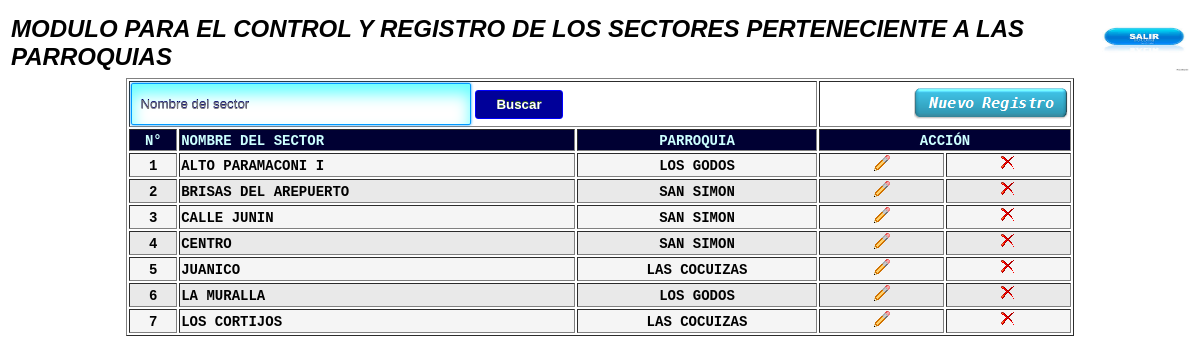
Page /vista/page_sectores.php on the committed database.
### tables this page shows
CREATE TABLE IF NOT EXISTS `sectores` (
  `id_sector` int(5) NOT NULL AUTO_INCREMENT,
  `nombre` varchar(100) NOT NULL,
  `id_parroquia` int(3) NOT NULL,
  PRIMARY KEY (`id_sector`),
  KEY `id_parroquia` (`id_parroquia`)
);

CREATE TABLE IF NOT EXISTS `parroquia` (
  `id_parroquia` int(3) NOT NULL AUTO_INCREMENT,
  `nombre` varchar(100) NOT NULL,
  `condicion` varchar(1) NOT NULL,
  PRIMARY KEY (`id_parroquia`)
);

### modelo/campos_parroquia.php (called while the page is built, shortened)
<?php
		$SQL_PARROQUIA=mysql_query("SELECT * FROM parroquia WHERE id_parroquia='$IDENT_PARROQUIA'");
		$CP=mysql_num_rows($SQL_PARROQUIA);
			if($CP==0){
			$ID_PARROQUIA=0;
			$DESC_PARROQUIA="";
	$ID_CONDICIONPARROQUIA="";
	$DES_CONDICIONPARROQUIA="...";
				$BOTON="REGISTRAR";
			}else{
			$CAMPO_PARROQUIA=mysql_fetch_row($SQL_PARROQUIA);
			$DESC_PARROQUIA=$CAMPO_PARROQUIA[1];
			}
?>

### vista/page_sectores.php (the view, shortened to what this page needs)
<?php
$LA_TABLA="sectores";
$ORDEN_TABLA="nombre";
?>
<!DOCTYPE html>
<html>
<head>
<link rel="stylesheet" href="../css/estilosFormularioTablas.css">
</head>
<body>
<table border="0" width="100%">
<TR>
<TD><span class="Estilo1">MODULO PARA EL CONTROL Y REGISTRO DE LOS SECTORES PERTENECIENTE A LAS PARROQUIAS</span></TD>
<TD align="right">
<A href="derecha.php" title="Salir">
<img src="../img/exit.jpg" width="90" height="60">
</A>
</TD>
</TR>
</table>
<?php
if(isset($_POST['boton_buscar'])){
$campo=$_POST['campo'];
$senten="SELECT * FROM $LA_TABLA WHERE $ORDEN_TABLA LIKE '%$campo%' ORDER BY $ORDEN_TABLA ASC";
}else
{
$senten="SELECT * FROM $LA_TABLA ORDER BY $ORDEN_TABLA ASC";}
$SQL1=mysql_query($senten);
?>
<TABLE align="center" border="1" width="80%">
<tr>
<td colspan="3">
<form name="fm1" action="page_sectores.php" method="POST">
<input type='text' class="contact_form1" name='campo' id='campo' placeholder="Nombre del sector" onChange="javascript:this.value=this.value.toUpperCase();">
<button class="submit" name="boton_buscar" type='submit'>Buscar</button>
</form>
</td>
<td align="right" colspan="3">
<A href="form/form_sector.php?Newmaq=0&TYPE=CARGOS" title="REGISTRO NUEVO SECTOR">
<img src="../img/nuevos.png">
</A></td>
</tr>
<tr bgcolor="#000033">
<td align="center"><span class="Estilo2">N&deg;</span></td>
<td><span class="Estilo2">NOMBRE DEL SECTOR</span></td>
<td align="center"><span class="Estilo2">PARROQUIA</span></td>
<td align="center" colspan="2"><span class="Estilo2">ACCI&Oacute;N</span></td>
</tr>
<?php
$c=0;
while($datos=mysql_fetch_row($SQL1)){
$c++;
if($c%2==0)
$color="#E9E9E9";
else
$color="#F5F5F5";
$IDENT_PARROQUIA=$datos[2];
include("../modelo/campos_parroquia.php");
?>
<tr <?php echo "bgcolor='$color'"; ?>>
<td align="center"><span class='Estilo3'><?php echo "$c"; ?></span></td>
<td><span class='Estilo3'><?php echo "$datos[1]"; ?></span></td>
<td align='center'><span class='Estilo3'><?php echo "$DESC_PARROQUIA"; ?></span></td>
<td align='center'>
<?php echo "
<A href='form/form_sector.php?Newmaq=$datos[0]&TYPE=Cgfdsfgdsfg' title='EDITAR DATOS'>
<img src='../img/editae.png'>
</A>
"; ?>
</td>
<td align='center'>
<?php
echo "
<A href='page_sectores.php?dropAlum=$datos[0]' title='Eliminar registro' onClick='return confirmar_eliminar3()'>
<img src='../img/eliminar.png'>
</A>";
?>
</td>
</tr>
<?php
}
?>
</TABLE>
</body>
</html>

### css/estilosFormularioTablas.css (style rules this page uses)
.contact_form1 { height: 30px; width: 300px; padding: 5px 8px; border: 1px solid #0099FF; box-shadow: 0px 0px 3px #0099FF, 0 10px 15px #66FFFF inset; border-radius: 2px; padding-right: 30px; -moz-transition: padding .25s; -webkit-transition: padding .25s; -o-transition: padding .25s; transition: padding .25s; text-shadow: 0 -1px 0 #000066; }
button.submit { background-color: #000099; background: -webkit-gradient(linear, left top, left bottom, from(#000099), to(#000099)); background: -webkit-linear-gradient(top, #000099, #000099); background: -moz-linear-gradient(top, #000099,#000099); background: -ms-linear-gradient(top, #000099, #000099); background: -o-linear-gradient(top, #000099, #000099); background: linear-gradient(top, #000099, #000099); border: 1px solid #0000FF; border-bottom: 1px solid #0000FF; border-radius: 3px; -webkit-border-radius: 3px; -moz-border-radius: 3px; -ms-border-radius: 3px; -o-border-radius: 3px; box-shadow: inset 0 1px 0 0 #000099; -webkit-box-shadow: 0 1px 0 0 #000099 inset; -moz-box-shadow: 0 1px 0 0 #000099 inset; -ms-box-shadow: 0 1px 0 0 #000099 inset; -o-box-shadow: 0 1px 0 0 #000099 inset; color: white; font-weight: bold; padding: 6px 20px; text-align: center; text-shadow: 0 -1px 0 #396715; }

### vista/page_sectores.php (style rules this page uses)
.Estilo2 { font-family: "Courier New", Courier, monospace; font-size: 14px; font-weight: bold; color: #CCFFFF; }
.Estilo3 { font-family: "Courier New", Courier, monospace; font-size: 14px; font-weight: bold; color: #000000; }

### rows in the picture
sectores: nombre "ALTO PARAMACONI I", id_parroquia.nombre "LOS GODOS"
sectores: nombre "BRISAS DEL AREPUERTO", id_parroquia.nombre "SAN SIMON"
sectores: nombre "CALLE JUNIN", id_parroquia.nombre "SAN SIMON"
sectores: nombre "CENTRO", id_parroquia.nombre "SAN SIMON"
sectores: nombre "JUANICO", id_parroquia.nombre "LAS COCUIZAS"
sectores: nombre "LA MURALLA", id_parroquia.nombre "LOS GODOS"
sectores: nombre "LOS CORTIJOS", id_parroquia.nombre "LAS COCUIZAS"
